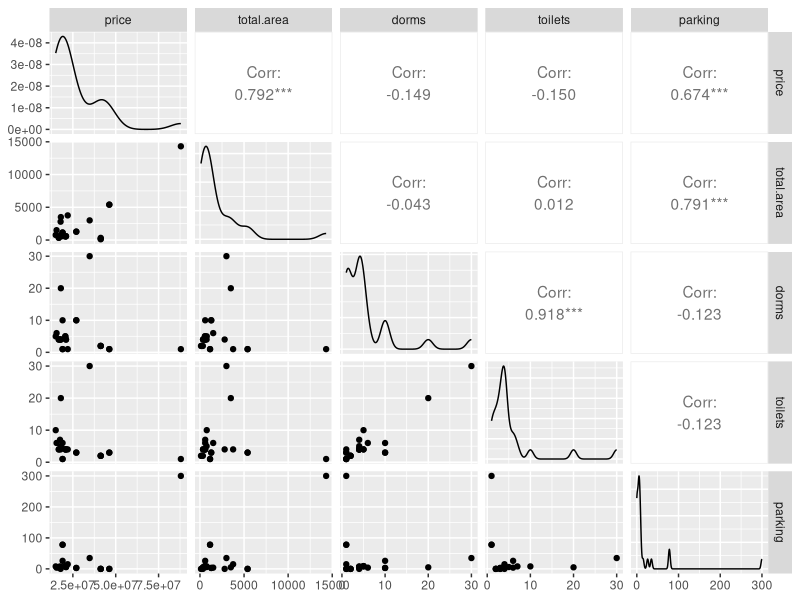
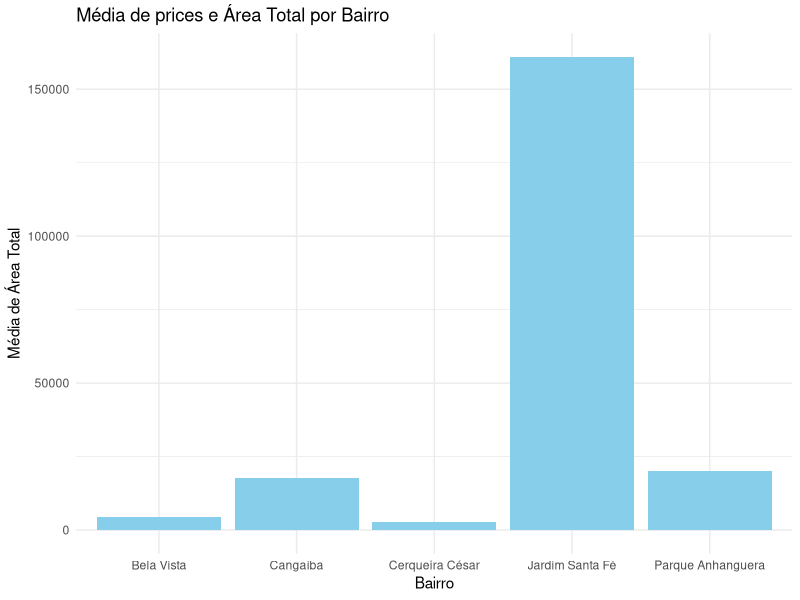
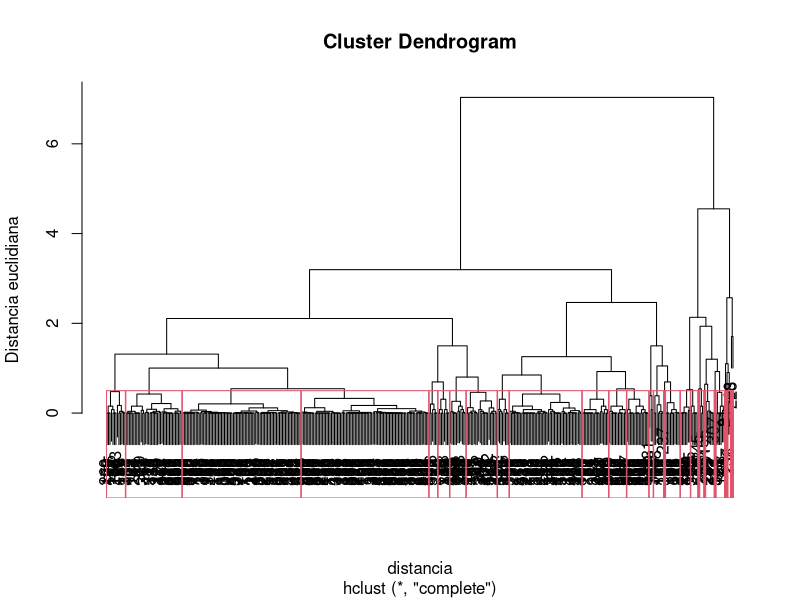
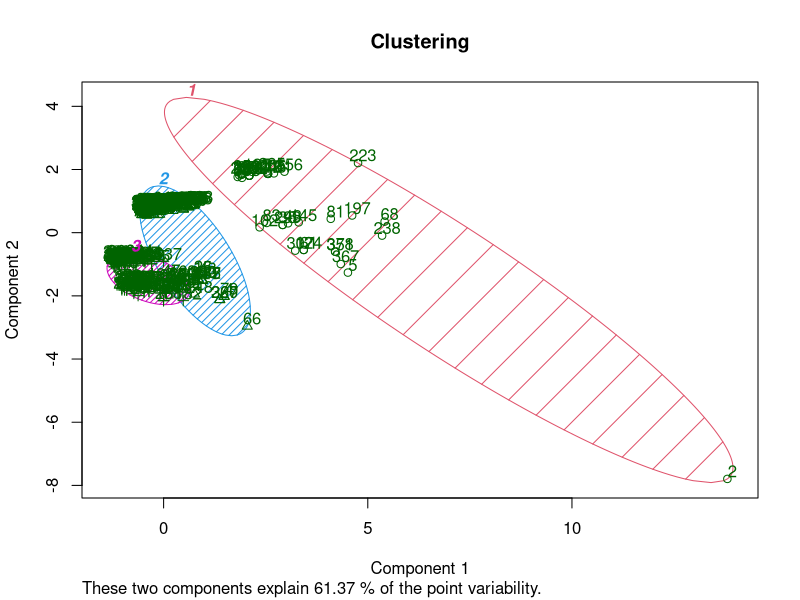
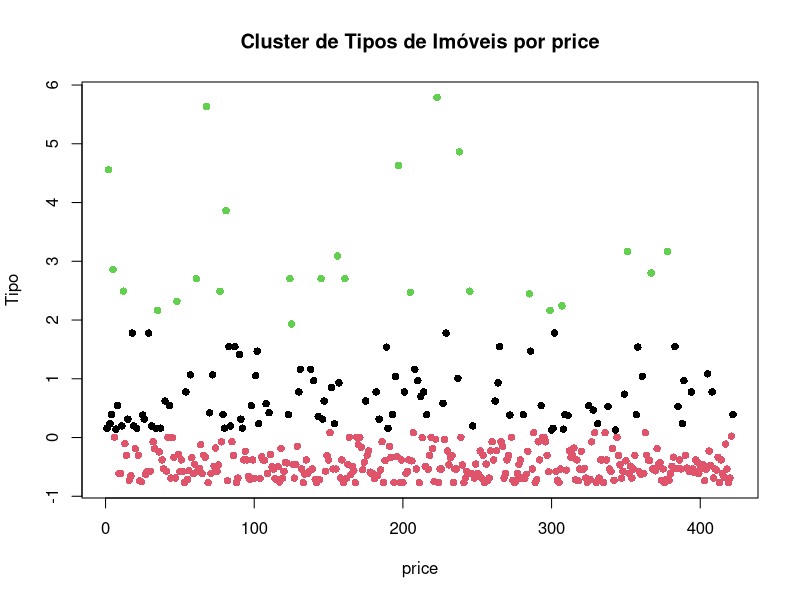

Here is the R script that generated these plots, in order:
## ---- chunk 1
library(tidyverse)
library(knitr)
library(ggplot2)   # Fazer gráficos
library(GGally)    # Novo: análise de correlação
library(car)       # Novo: Indica a presença de multicolinearidade (calculo do VIF)
library(MASS)      # Novo: Selecionar variáveis
library(lmtest)    # Novo: Testes específicos de regressão
library(readxl)
library(dplyr)
library(RColorBrewer)
library(viridis)

opts_chunk$set(echo = TRUE)

fonte <- read.csv("fonte.csv", sep = ";")
## ---- chunk 2
dados = fonte[,1:8] %>% filter(source == 'vivareal') %>% drop_na()

dados$source_id = NULL
dados$timestamp = NULL
dados$source = NULL
## ---- chunk 3
ggpairs(dados)
## ---- chunk 4
modelo1 = lm(price ~ total.area + dorms
             + parking + toilets, data = dados)
kable(round(vif(modelo1),2), caption = "VIF com todas as variáveis")
## ---- chunk 5
# Removendo toilets
modelo2 = lm(price ~ total.area + dorms
             + parking, data = dados)
kable(round(vif(modelo2),2), caption = "VIF sem toilets")
## ---- chunk 6
selecao = stepAIC(modelo2, direction = "backward")
## ---- chunk 7
modelo3 = lm(selecao$call, data = dados)

resultado = summary(modelo3)

kable(round(resultado$coefficients,2), caption = "Resultados finais")
## ---- chunk 8
dados <- read_excel("todososimoveiseditado.xlsx")[,4:13] 

dados$dorms = NULL
dados$toilets = NULL
dados$parking = NULL
dados$address = NULL
dados$lat = NULL
dados$lng = NULL

dados = drop_na(dados)

# Calcule as médias por bairro
dados_agrupados <- dados %>%
  group_by(Bairro) %>%
  summarise_at(vars(price, `total area`), mean)

dados_agrupados$media_preco = dados_agrupados$price
dados_agrupados$media_area = dados_agrupados$`total area`

# Selecione os top 10 bairros com maiores prices
top_10_bairros <- dados_agrupados %>%
  arrange(desc(media_preco)) %>%
  filter(Bairro != 'Higienópolis') %>%
  head(5)

# Crie o gráfico de barras
paleta_cores = brewer.pal(9, "Blues")

ggplot(top_10_bairros, aes(x = Bairro, y = media_area, fill = media_area)) +
  geom_bar(stat = "identity", fill = "skyblue") +
  scale_fill_viridis_c() +
  labs(title = "Média de prices e Área Total por Bairro",
       x = "Bairro",
       y = "Média de Área Total") +
  theme_minimal() +
  theme(legend.position = "none") +
  scale_y_continuous(labels = function(x) format(x, scientific = FALSE))
## ---- chunk 9
library(cluster)

dados3 <- read_excel("todososimoveiseditado.xlsx")[,4:13] 

dados3$dorms = NULL
dados3$toilets = NULL
dados3$parking = NULL
dados3$address = NULL
dados3$lat = NULL
dados3$lng = NULL

dados3 = drop_na(dados3)

dados_cluster <- dados3[, c("Type", "price")]

mapeamento = c("Casa" = 1, "Predio" = 2, "Terreno" = 3, "Apartamento" = 4)

dados_cluster$Type = mapeamento[dados3$Type]

dados_cluster = scale(dados_cluster)

distancia = dist(dados_cluster)

h = hclust(distancia, method = "complete")

plot(h, ylab = "Distancia euclidiana")
rect.hclust(h, k = 30)
## ---- chunk 10
grupos = kmeans(dados_cluster, 3) # quantos clusters?

dados3$cluster = grupos$cluster # associa o numero do cluster aos dados

# library(cluster)
clusplot(dados3, grupos$cluster, color=TRUE, shade=TRUE, labels=2, lines=0, main = "Clustering")
## ---- chunk 11
dados3 <- read_excel("todososimoveiseditado.xlsx")[,4:13]

dados3$dorms = NULL
dados3$toilets = NULL
dados3$parking = NULL
dados3$address = NULL
dados3$lat = NULL
dados3$lng = NULL

str(dados3)

dados3 <- dados3[, c("Type", "price")]

dados3 = drop_na(dados3)

dados3$Tipo <- factor(dados3$Type, levels = c(1, 2, 3, 4), labels = c("Casa", "Prédio", "Terreno", "Apartamento"))

dados3$price <- scale(dados3$price)

num_clusters <- 3
modelo_clusters <- kmeans(dados3[, 2], centers = num_clusters)

dados3$Cluster <- as.factor(modelo_clusters$cluster)

plot(
  dados3$price, 
  col = dados3$Cluster, 
  pch = 16, 
  main = "Cluster de Tipos de Imóveis por price", 
  xlab = "price", 
  ylab = "Tipo"
)
